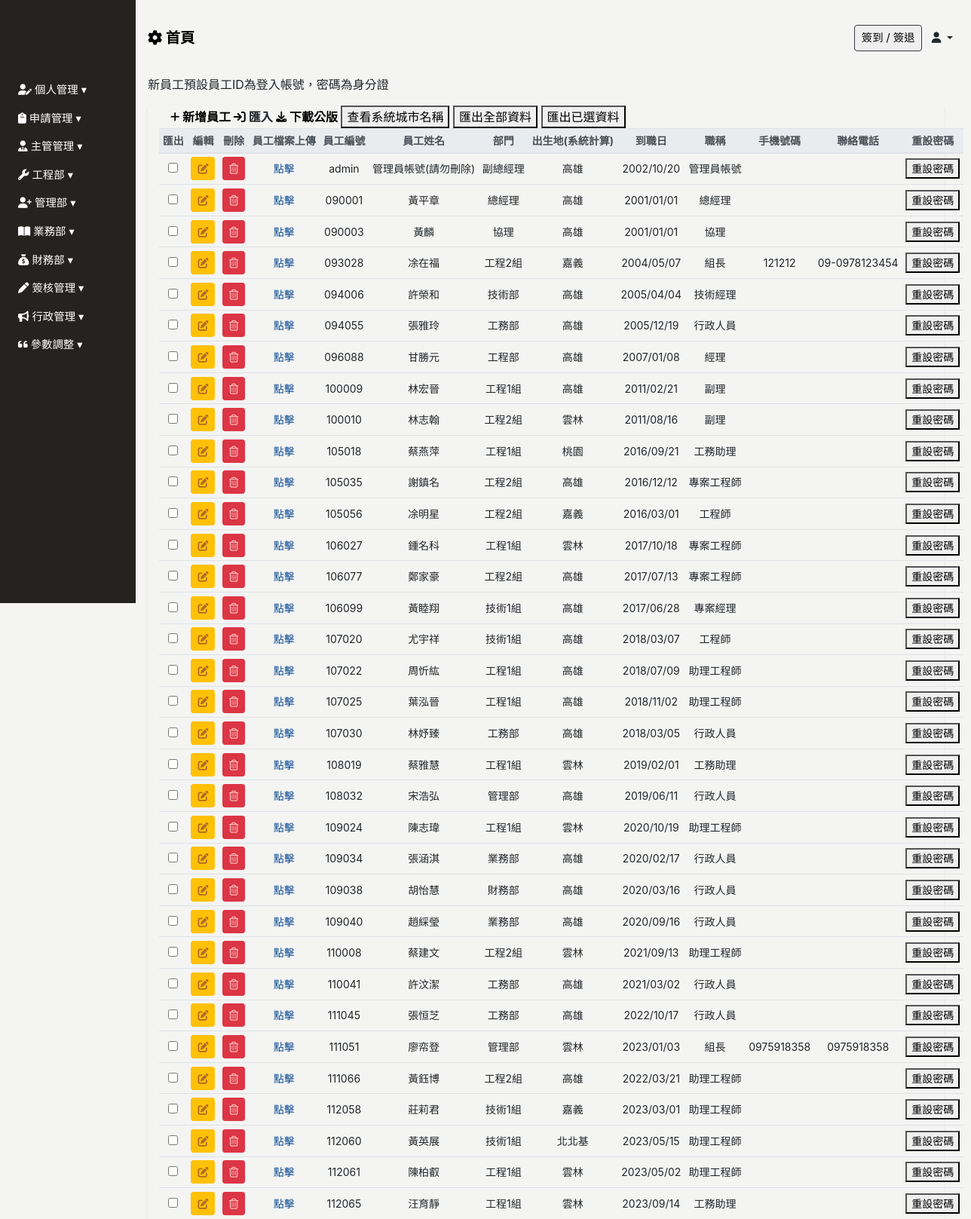
/employee/, run on the app's committed database.
### Backend/models.py (models this page shows, shortened)
class ModifiedModel(models.Model):
    modified_by = models.ForeignKey("Employee", on_delete=models.SET_NULL, null=True, blank=True)
    created_date = models.DateField(default=timezone.now,verbose_name='建立日期')
    update_date = models.DateField(auto_now=True, verbose_name='更新日期')
    class Meta:
        abstract = True

class Employee(ModifiedModel):
    GENDER_CHOICES = [
        ('M', '男'),
        ('F', '女'),
    ]
    BLOOD_TYPE_CHOICES = [
        ('A', 'A型'),
        ('B', 'B型'),
        ('AB','AB型'),
        ('O', 'O型'),
    ]
    MARITAL_STATUS_CHOICES = [
        ('M', '已婚'),
        ('S', '未婚'),
        ('D', '離異'),
    ]
    MILITARY_STATUS_CHOICES = [
        ('M', '義務役'),
        ('E', '免服役'),
        ('A', '替代役'),
    ]
    user = models.OneToOneField(User, null=True, blank=True, on_delete=models.CASCADE)
    profile_image = models.ImageField(upload_to='employee_profile/', blank=True, null=True, default='employee_profile/default_profile.png', verbose_name='員工照片')
    location_city = models.CharField(max_length=4, choices=LOCATION_CHOICES, null=True, blank=True, verbose_name='居住城市(用於計算)')
    uploaded_files = models.ManyToManyField(UploadedFile,blank=True,  related_name="userfile")
    annualleaves = models.ManyToManyField(AnnualLeave,blank=True,  related_name="AnnualLeave_user")
    full_name = models.CharField(max_length=30, null=True, blank=True, verbose_name='員工名稱')
    employee_id	 = models.CharField(max_length=30, blank=True,verbose_name='員工編號')
    departments = models.ForeignKey('Department', on_delete=models.SET_NULL, blank=True, null=True, related_name='employees', verbose_name='部門名稱')# 你可以通过department.employees.all()访问一个部门的所有员工。
    position = models.CharField(max_length=30, null=True, blank=True, verbose_name='職稱')
    phone_number = models.CharField(max_length=20, null=True, blank=True,verbose_name='手機號碼')
    contact_number = models.CharField(max_length=20, null=True, blank=True,verbose_name='聯絡電話(報價單顯示)')
    start_work_date = models.DateField(null=True, blank=True, verbose_name='到職日期')
    id_number = models.CharField(max_length=20, null=True, blank=True, verbose_name='身份證字號')
    birthday = models.DateField(null=True, blank=True, verbose_name='出生日期')
    gender = models.CharField(max_length=1, choices=GENDER_CHOICES, null=True, blank=True, verbose_name='性別')
    blood_type = models.CharField(max_length=2, choices=BLOOD_TYPE_CHOICES, null=True, blank=True, verbose_name='血型')
    birth_place = models.CharField(max_length=100, null=True, blank=True, verbose_name='出生地')
    marital_status = models.CharField(max_length=1, choices=MARITAL_STATUS_CHOICES, null=True, blank=True, verbose_name='婚姻狀況')
    military_status = models.CharField(max_length=1, choices=MILITARY_STATUS_CHOICES, null=True, blank=True, verbose_name='兵役狀況')
    permanent_address = models.CharField(max_length=50, null=True, blank=True, verbose_name='戶籍地址')
    current_address_city = models.CharField(max_length=50, null=True, blank=True, verbose_name='現居地址縣市')
    current_address = models.CharField(max_length=50, null=True, blank=True, verbose_name='現居地址')
    location = models.CharField(max_length=50, null=True, blank=True, verbose_name='所在地')
    company_email = models.EmailField(null=True, blank=True, verbose_name='公司E_Mail')
    personal_email = models.EmailField(null=True, blank=True, verbose_name='個人E_Mail(報價單顯示)')
    emergency_contact = models.CharField(max_length=50, null=True, blank=True, verbose_name='緊急聯絡人1')
    emergency_contact_relations = models.CharField(max_length=50, null=True, blank=True, verbose_name='關係1')
    emergency_contact_phone = models.CharField(max_length=20, null=True, blank=True, verbose_name='聯絡人電話1')
    default_salary = models.PositiveIntegerField(default=26000, null=True, blank=True, verbose_name="基本薪資")
    job_addition = models.PositiveIntegerField(default=0, null=True, blank=True, verbose_name="職務加給")
    phone_addition = models.PositiveIntegerField(default=0, null=True, blank=True, verbose_name="手機加給")
    certificates_addition = models.PositiveIntegerField(default=0, null=True, blank=True, verbose_name="證照加給")
    labor_protection = models.PositiveIntegerField(default=0, null=True, blank=True, verbose_name="勞保級距")
    health_insurance = models.PositiveIntegerField(default=0, null=True, blank=True, verbose_name="健保級距")
    labor_pension_moeny = models.PositiveIntegerField(default=6, null=True, blank=True, verbose_name="勞退級距")
    labor_pension = models.PositiveIntegerField(default=6, null=True, blank=True, verbose_name="勞退比例(%)")
    class Meta:
        verbose_name = "員工"   # 單數
        verbose_name_plural = verbose_name   #複數
    @classmethod
    def active_users(cls):
        return cls.objects.filter(user__is_active=True) #.exclude(user__username="admin")

class Department(ModifiedModel):
    COMPANY_CHOICES = [
        ('艾力克電機', '艾力克電機'),
        ('維景', '維景'),
    ]
    belong_to_company =models.CharField(max_length=20,choices=COMPANY_CHOICES, null=True, blank=True,verbose_name="所屬公司")
    parent_department  = models.ForeignKey('self',max_length=30,  on_delete=models.SET_NULL, null=True, blank=True, verbose_name='上層部門')
    department_name = models.CharField(max_length=30, null=True, blank=True,verbose_name='部門名稱')
    department_id = models.CharField(max_length=20, null=True, blank=True,verbose_name='部門編號')
    class Meta:
        verbose_name = "部門"   # 單數
        verbose_name_plural = verbose_name   #複數
    def __str__(self):
        return f"{self.department_name}({self.belong_to_company})"

### Frontend/views.py (the view)
# urls.py: path('employee/', views.Employee_list.as_view(), name='employee_list'),
class Employee_list(UserPassesTestMixin,ListView):
    model = Employee
    template_name = 'employee/employee.html'
    context_object_name = 'employee'
    def get_context_data(self, **kwargs):
        context = super().get_context_data(**kwargs)
        context["department_list"] = Department.objects.values('id','department_name')
        context['employee_form'] = EmployeeForm()
        error_objs = []
        objs = Employee.active_users()
        for obj in objs:
            if not obj.location_city:
                error_objs.append({"employee": obj, "error_message": "出生地(系統計算)未填"})
            if not obj.start_work_date:
                error_objs.append({"employee": obj, "error_message": "到職日未填"})
        context["error_objs"] =error_objs
        return context
    def test_func(self):
        return Check_Permissions(self.request.user,"管理部")

### Backend/forms.py (shortened to what this page needs)
class EmployeeForm(BaseModelForm):
    class Meta:
        model = Employee
        fields = '__all__'
        widgets = {
            'location_city': forms.Select(attrs={'class': 'form-control form-control-sm', 'id':'location_city', "name":'location_city', 'required': 'true'}),
            'departments': forms.Select(attrs={'class': 'form-control form-control-sm', 'id':'departments', "name":'departments', 'required': 'true'}),
            'gender': forms.Select(attrs={'class': 'form-control form-control-sm', 'id':'gender', "name":'gender', 'required': 'true'}),
            'blood_type': forms.Select(attrs={'class': 'form-control form-control-sm', 'id':'blood_type', "name":'blood_type'}),
            'marital_status': forms.Select(attrs={'class': 'form-control form-control-sm', 'id':'marital_status', "name":'marital_status'}),
            'military_status': forms.Select(attrs={'class': 'form-control form-control-sm', 'id':'military_status', "name":'military_status'})
        }

### Backend/context_processors.py (called while the page is built, shortened)
def approval_count(request):
    if  isinstance(request.user, AnonymousUser):
        return {'approval_count': 0}

def pass_test_func(request):
    pass_test_func = settings.PASS_TEST_FUNC
    return {"pass_test_func":pass_test_func}

def sys_messages(request):
    if  isinstance(request.user, AnonymousUser):
        return {'sys_messages': {}}

def client_list(request):
    clients = Client.objects.all()
    return {'clients': clients}

### Backend/utils.py (called while the page is built)
def Check_Permissions(user,name,check_get=False,get_name=""):
    if settings.PASS_TEST_FUNC or user.groups.filter(name__icontains='最高權限').exists() :
        return True
    if check_get=="GET": #請求的模式如果是get，就判斷另一個get_name
        return user.groups.filter(name__icontains=get_name).exists()  or user.groups.filter(name__icontains=name).exists()
    return user.groups.filter(name__icontains=name).exists()

### Frontend/templatetags/custom_tags.py (called while the page is built)
@register.filter
def in_group_T_or_F(user, group):
    op_is_in_group = any("最高權限" in user_group.name for user_group in user.groups.all())
    if op_is_in_group:
        return True
    is_supervisor = False
    is_in_group = any(group in user_group.name for user_group in user.groups.all())
    return is_in_group or op_is_in_group

### Frontend/templates/employee/employee.html (shortened to what this page needs)
{% extends 'base/base_dashboard.html' %}
{% block import %}
{% load static%}
<link rel="stylesheet" href="{% static 'css/employee/employee.css' %}">
{% endblock %}
{% block main %}
<div class="main px-3" id="employee-app">
    <p>新員工預設員工ID為登入帳號，密碼為身分證</p>
    <div class="employee-table container-fluid shadow-sm table-responsive-lg">
        <table class="table table-sm table-hover text-center" id="table" data-toggle="table" data-sortable="true"
            data-toolbar="#toolbar" data-search="true" data-show-columns="true" data-filter-strict-search="true"
            data-show-columns-toggle-all="true" data-pagination="true" data-page-size="25" data-page-list="[25, All]"
            data-filter-control="true">
            <div id="toolbar">
                <div class="employee-header container-fluid">
                    <a href="" class="font-weight-bold" id="sys_new" data-toggle="modal" data-target="#employee-modal">
                        <i class="fa-solid fa-plus fa-sm" style="color: #000000;"></i> 新增員工
                    </a>
                    <a class="upload-file font-weight-bold d-none d-md-inline-block" onclick="importfile()">
                        <i class="fa-solid fa-arrow-right-to-bracket" style="color: #000000;"></i>
                        <span id="importLink">匯入</span>
                    </a>
                    <a href="/media/file_form_template/員工樣板.xlsx" class="font-weight-bold d-none d-md-inline-block"
                        download="">
                        <i class="fa-solid fa-download fa-sm" style="color: #000000;"></i> 下載公版
                    </a>
                    <button type="button"  data-toggle="modal" data-target="#locationModal">查看系統城市名稱</button>
                    <button class="d-none d-md-inline-block" onclick="exportAllOptionToExcel('員工.xlsx')"
                        data-export-url="{% url 'excel_export' %}">匯出全部資料</button>
                    <button class="d-none d-md-inline-block"
                        onclick="exportSelectedOptionToExcel('員工.xlsx')">匯出已選資料</button>
                </div>
            </div>
            <thead class="thead-light" style="font-size: 14px;">
                <tr class="text-nowrap">
                    <th data-force-hide="true" data-switchable="false" data-no-print="true" data-field="checkbox"
                        class="d-none d-md-table-cell">匯出</th>
                    <th data-force-hide="true" data-switchable="false" data-no-print="true" data-field="edit">編輯</th>
                    <th data-force-hide="true" data-switchable="false" data-no-print="true" data-field="delete">刪除</th>
                    <th data-force-hide="true" data-switchable="false" data-no-print="true"
                        data-field="employee_file_upload">員工檔案上傳</th>
                    <th data-field="employee_id" data-sortable="true">員工編號</th>
                    <th data-field="full_name" data-sortable="true">員工姓名</th>
                    <th data-field="departments" data-sortable="true">部門</th>
                    <th data-field="location_" data-sortable="true">出生地(系統計算)</th>
                    <th data-field="start_work_date" data-sortable="true">到職日</th>
                    <th data-field="position" data-sortable="true">職稱</th>
                    <th data-field="phone_number" data-sortable="true">手機號碼</th>
                    <th data-field="contact_number" data-sortable="true">聯絡電話</th>
                    <th data-field="reset" data-sortable="true">重設密碼</th>
                </tr>
            </thead>
            <tbody class="text-nowrap" style="font-size: 14px;">
                {% for p in employee %}
                {% if p.user.is_active %}
                <tr>
                    <td><input type="checkbox" name="importcheckd" onclick="updateCheckedArray(this)"
                            value="{{ p.id }}"></td>
                    <td>
                        <a type="button" data-url="employee" data-id="{{p.pk}}" class="btn btn-sm btn-warning"
                            data-toggle="modal" onclick="LoadData(event)"  data-target="#employee-modal"><i class="fas fa-edit"></i></a>
                    </td>
                    <td>
                        <a data-url="employee" data-id="{{p.pk}}" type="button" class="sys_del btn btn-sm btn-danger"><i
                                class="far fa-trash-alt"></i></a>
                    </td>
                    <td>
                        <a href="" onclick="setEmployeeId({{p.pk}})" data-toggle="modal"
                            data-target="#fileUploadModal">點擊</a>
                    </td>
                    <td>{{ p.employee_id }} </td>
                    <td>{{ p.full_name }}</td>
                    <td>{{ p.departments.department_name }}</td>
                    <td>
                        {% if p.location_city %}{{ p.location_city }}{% else %}<p style="color:red">異常!</p>{% endif %}
                    </td>
                    <td>{{ p.start_work_date |date:"Y/m/d" }}</td>
                    <td>{{ p.position }}</td>
                    <td>{% if p.phone_number %}{{ p.phone_number }}{% endif %}</td>
                    <td>{% if p.contact_number %}{{ p.contact_number }}{% endif %}</td>
                    <td>
                        <button id="showPasswordInput" onclick="resetpassword({{p.pk}})">重設密碼</button>
                    </td>
                </tr>
                {% endif %}
                {% endfor %}
            </tbody>
        </table>
    </div>
</div>
{% endblock %}

### static/css/base/base.css (style rules this page uses)
:root { --sidebar-width: 180px; --theme-black: #252320; --theme-white: #f4f4f3; }
body { background: var(--theme-white); }
button { color: #000; }
i.fa-trash-alt { color: #f8b6b6; }
i.fa-edit { color: #af6a26; }

### static/css/index/index-login.css (style rules this page uses)
.main { width: calc(100vw - var(--sidebar-width) - 20px); position: relative; left: var(--sidebar-width); top: 100px; }

### static/css/employee/employee.css (style rules this page uses)
.employee-header a { text-decoration: none; color: black; }
.employee-table td { vertical-align: middle; }

### data on the page
Employee: employee_id "admin", full_name "管理員帳號(請勿刪除)", departments.department_name "副總經理", location_city "高雄", start_work_date "2002/10/20", position "管理員帳號"
Employee: employee_id "090001", full_name "黃平章", departments.department_name "總經理", location_city "高雄", start_work_date "2001/01/01", position "總經理"
Employee: employee_id "090003", full_name "黃麟", departments.department_name "協理", location_city "高雄", start_work_date "2001/01/01", position "協理"
Employee: employee_id "093028", full_name "凃在福", departments.department_name "工程2組", location_city "嘉義", start_work_date "2004/05/07", position "組長", phone_number "121212", contact_number "09-0978123454"
Employee: employee_id "094006", full_name "許榮和", departments.department_name "技術部", location_city "高雄", start_work_date "2005/04/04", position "技術經理"
Employee: employee_id "094055", full_name "張雅玲", departments.department_name "工務部", location_city "高雄", start_work_date "2005/12/19", position "行政人員"
Employee: employee_id "096088", full_name "甘勝元", departments.department_name "工程部", location_city "高雄", start_work_date "2007/01/08", position "經理"
Employee: employee_id "100009", full_name "林宏晉", departments.department_name "工程1組", location_city "高雄", start_work_date "2011/02/21", position "副理"
Employee: employee_id "100010", full_name "林志翰", departments.department_name "工程2組", location_city "雲林", start_work_date "2011/08/16", position "副理"
Employee: employee_id "105018", full_name "蔡燕萍", departments.department_name "工程1組", location_city "桃園", start_work_date "2016/09/21", position "工務助理"
Employee: employee_id "105035", full_name "謝鎮名", departments.department_name "工程2組", location_city "高雄", start_work_date "2016/12/12", position "專案工程師"
Employee: employee_id "105056", full_name "凃明星", departments.department_name "工程2組", location_city "嘉義", start_work_date "2016/03/01", position "工程師"
Employee: employee_id "106027", full_name "鍾名科", departments.department_name "工程1組", location_city "雲林", start_work_date "2017/10/18", position "專案工程師"
Employee: employee_id "106077", full_name "鄭家豪", departments.department_name "工程2組", location_city "高雄", start_work_date "2017/07/13", position "專案工程師"
Employee: employee_id "106099", full_name "黃睦翔", departments.department_name "技術1組", location_city "高雄", start_work_date "2017/06/28", position "專案經理"
Employee: employee_id "107020", full_name "尤宇祥", departments.department_name "技術1組", location_city "高雄", start_work_date "2018/03/07", position "工程師"
Employee: employee_id "107022", full_name "周忻紘", departments.department_name "工程1組", location_city "高雄", start_work_date "2018/07/09", position "助理工程師"
Employee: employee_id "107025", full_name "葉泓晉", departments.department_name "工程1組", location_city "高雄", start_work_date "2018/11/02", position "助理工程師"
Employee: employee_id "107030", full_name "林妤臻", departments.department_name "工務部", location_city "高雄", start_work_date "2018/03/05", position "行政人員"
Employee: employee_id "108019", full_name "蔡雅慧", departments.department_name "工程1組", location_city "雲林", start_work_date "2019/02/01", position "工務助理"
Employee: employee_id "108032", full_name "宋浩弘", departments.department_name "管理部", location_city "高雄", start_work_date "2019/06/11", position "行政人員"
Employee: employee_id "109024", full_name "陳志瑋", departments.department_name "工程1組", location_city "雲林", start_work_date "2020/10/19", position "助理工程師"
Employee: employee_id "109034", full_name "張涵淇", departments.department_name "業務部", location_city "高雄", start_work_date "2020/02/17", position "行政人員"
Employee: employee_id "109038", full_name "胡怡慧", departments.department_name "財務部", location_city "高雄", start_work_date "2020/03/16", position "行政人員"
Employee: employee_id "109040", full_name "趙綵瑩", departments.department_name "業務部", location_city "高雄", start_work_date "2020/09/16", position "行政人員"
Employee: employee_id "110008", full_name "蔡建文", departments.department_name "工程2組", location_city "雲林", start_work_date "2021/09/13", position "助理工程師"
Employee: employee_id "110041", full_name "許汶潔", departments.department_name "工務部", location_city "高雄", start_work_date "2021/03/02", position "行政人員"
Employee: employee_id "111045", full_name "張恒芝", departments.department_name "工務部", location_city "高雄", start_work_date "2022/10/17", position "行政人員"
Employee: employee_id "111051", full_name "廖帟登", departments.department_name "管理部", location_city "雲林", start_work_date "2023/01/03", position "組長", phone_number "0975918358", contact_number "0975918358"
Employee: employee_id "111066", full_name "黃鈺博", departments.department_name "工程2組", location_city "高雄", start_work_date "2022/03/21", position "助理工程師"
Employee: employee_id "112058", full_name "莊莉君", departments.department_name "技術1組", location_city "嘉義", start_work_date "2023/03/01", position "助理工程師"
Employee: employee_id "112060", full_name "黃英展", departments.department_name "技術1組", location_city "北北基", start_work_date "2023/05/15", position "助理工程師"
Employee: employee_id "112061", full_name "陳柏叡", departments.department_name "工程1組", location_city "雲林", start_work_date "2023/05/02", position "助理工程師"
Employee: employee_id "112065", full_name "汪育靜", departments.department_name "工程1組", location_city "雲林", start_work_date "2023/09/14", position "工務助理"
